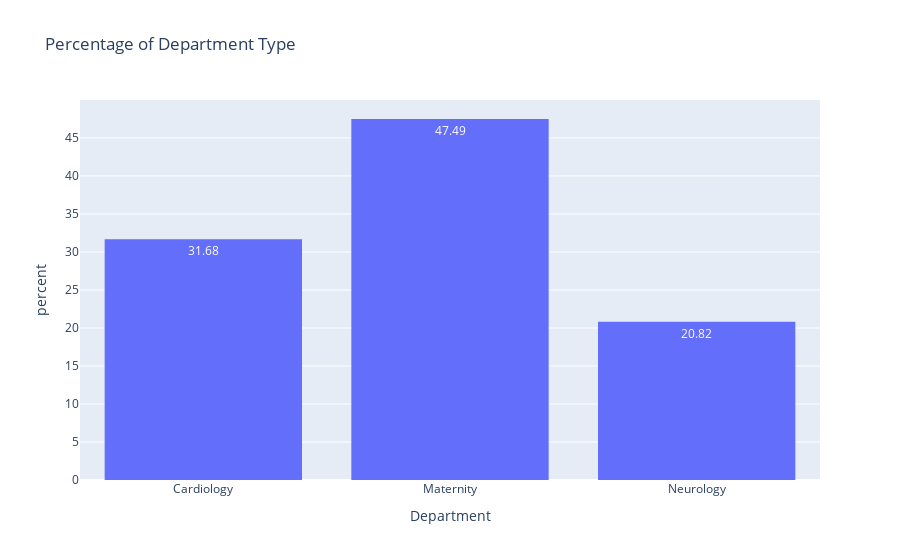

Notebook cell for this chart:
### Code cell
px.histogram(df,x="Department",histnorm="percent",text_auto=".2f", title = "Percentage of Department Type")

### Figure 1 — Plotly figure (JSON) as saved in the notebook; plotly's stock layout.template omitted (floating-point values rounded to 4 significant figures; data arrays with more than 128 entries replaced by an {"elided": "..."} marker saying what was removed)
{"data": [{"alignmentgroup": "True", "bingroup": "x", "histnorm": "percent", "hovertemplate": "Department=%{x}<br>percent=%{y}<extra></extra>", "legendgroup": "", "marker": {"color": "#636efa", "pattern": {"shape": ""}}, "name": "", "offsetgroup": "", "orientation": "v", "showlegend": false, "texttemplate": "%{value:.2f}", "type": "histogram", "x": {"elided": "1676 str values"}, "xaxis": "x", "yaxis": "y"}], "layout": {"barmode": "relative", "legend": {"tracegroupgap": 0}, "title": {"text": "Percentage of Department Type"}, "xaxis": {"anchor": "y", "domain": [0, 1], "title": {"text": "Department"}}, "yaxis": {"anchor": "x", "domain": [0, 1], "title": {"text": "percent"}}}}
